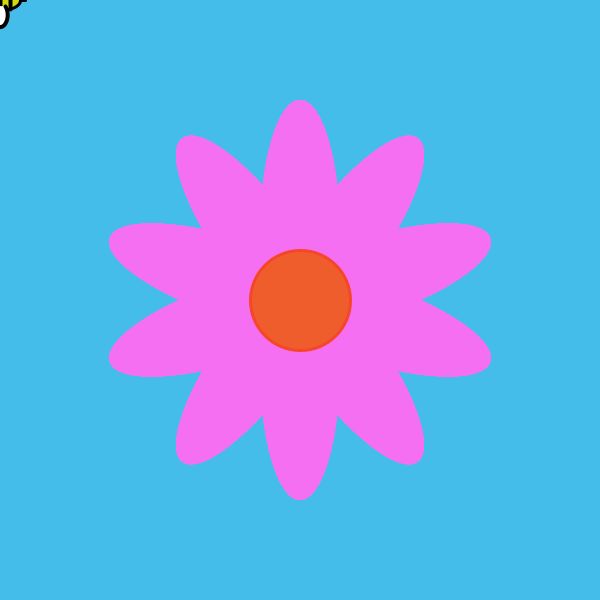
Frame 1 (no input)
Frame 60 (the mouse pressed at the canvas centre just before this capture): identical to frame 1, image omitted
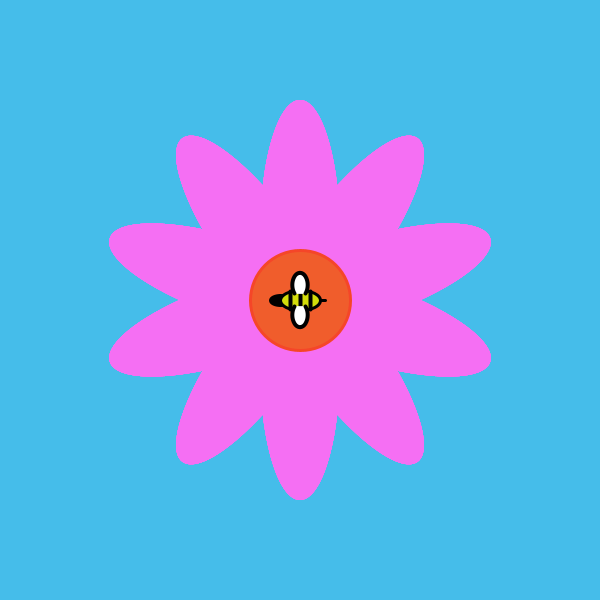
Frame 120 (the mouse held since frame 60 and released just before this capture)

The Processing sketch that drew these frames (run headless with seeded random() and noise(); from frame 60 on, the mouse is pressed at the canvas centre):

// Processing sketch: processing_96236
// ── processing_96236.pde

void setup()
{
  size(600,600);
  background(69,189,234);
}




void draw()
{
  background(69,189,234);
  //He  buscat pel help processing per poder fer una matriu i fer la flor// 
pushMatrix();
 
translate(300,300);
for(int i=0; i<80; i++){
     
    rotate(PI/5);
    fill(245,111,243);
    noStroke();
    ellipse(0,65,80,270);
}
popMatrix();
fill(240,93,44);
stroke(245,70,40);
strokeWeight(3);
ellipse(300,300,100,100);

  //cap de l'abella//
  stroke(0);
  fill(0);
  ellipse(mouseX-20,mouseY,20,10);
  //punxó de l'abella//
  line(mouseX+15,mouseY,mouseX+25,mouseY);
  //cos de l'abella//
  fill(210,220,10);
  stroke(0);
  strokeWeight(3);
  ellipse(mouseX,mouseY,40,20);
  //ralles abella//
  strokeWeight(4);
  line(mouseX,mouseY-9,mouseX,mouseY+9);
  line(mouseX-10,mouseY-9,mouseX-10,mouseY+9);
  line(mouseX+10,mouseY-9,mouseX+10,mouseY+9);
 //ales//
  fill(255);
  arc(mouseX,mouseY-15,15,25,HALF_PI+QUARTER_PI,TWO_PI+QUARTER_PI,OPEN);
  arc(mouseX,mouseY+15,15,25,-QUARTER_PI,PI+QUARTER_PI,OPEN);
  noCursor();
}
